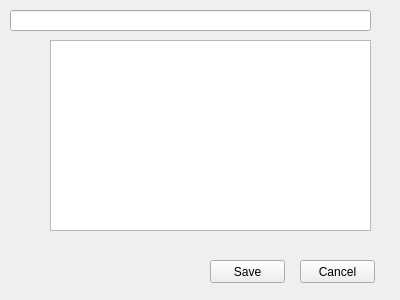
<?xml version="1.0" encoding="UTF-8"?>
<ui version="4.0">
 <class>TaskPopup</class>
 <widget class="QWidget" name="TaskPopup">
  <property name="geometry">
   <rect>
    <x>0</x>
    <y>0</y>
    <width>400</width>
    <height>300</height>
   </rect>
  </property>
  <property name="windowTitle">
   <string>Form</string>
  </property>
  <widget class="QLineEdit" name="lineEdit">
   <property name="geometry">
    <rect>
     <x>10</x>
     <y>10</y>
     <width>361</width>
     <height>21</height>
    </rect>
   </property>
  </widget>
  <widget class="QTableWidget" name="tableWidget">
   <property name="geometry">
    <rect>
     <x>50</x>
     <y>40</y>
     <width>321</width>
     <height>191</height>
    </rect>
   </property>
   <property name="rowCount">
    <number>0</number>
   </property>
   <attribute name="horizontalHeaderVisible">
    <bool>false</bool>
   </attribute>
   <attribute name="verticalHeaderVisible">
    <bool>false</bool>
   </attribute>
  </widget>
  <widget class="QPushButton" name="pushButton">
   <property name="geometry">
    <rect>
     <x>210</x>
     <y>260</y>
     <width>75</width>
     <height>23</height>
    </rect>
   </property>
   <property name="text">
    <string>Save</string>
   </property>
  </widget>
  <widget class="QPushButton" name="pushButton_2">
   <property name="geometry">
    <rect>
     <x>300</x>
     <y>260</y>
     <width>75</width>
     <height>23</height>
    </rect>
   </property>
   <property name="text">
    <string>Cancel</string>
   </property>
  </widget>
  <zorder>tableWidget</zorder>
  <zorder>pushButton</zorder>
  <zorder>pushButton_2</zorder>
  <zorder>lineEdit</zorder>
 </widget>
 <resources/>
 <connections/>
</ui>
